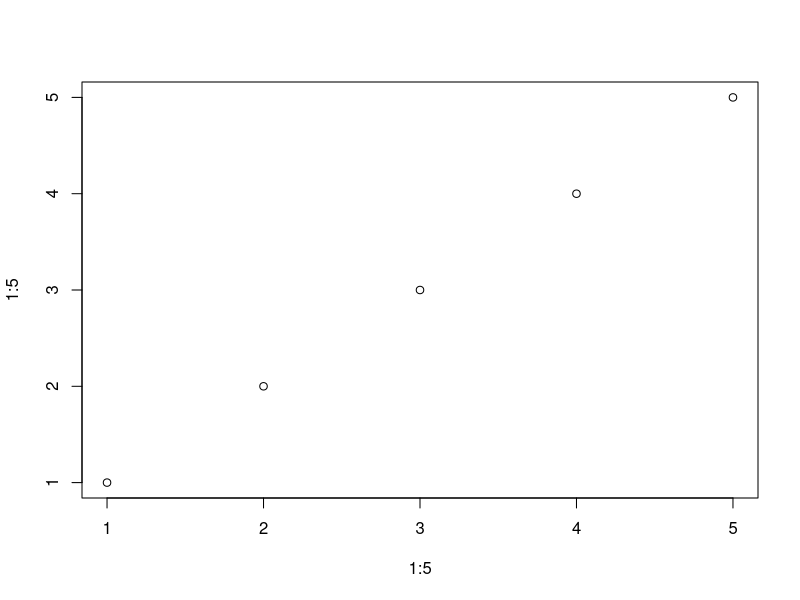

Reproduce this figure in R.
## ---- chunk 1
knitr::opts_chunk$set(echo = FALSE)
## ---- chunk 2
plot(1:5, 1:5)

